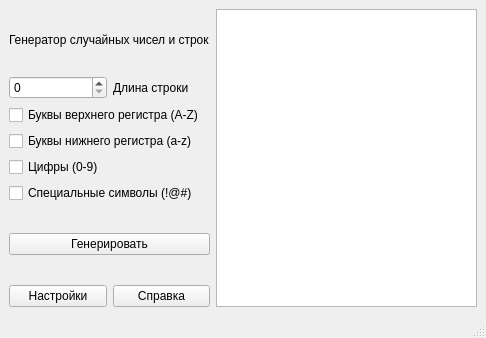
<?xml version="1.0" encoding="UTF-8"?>
<ui version="4.0">
 <class>MainWindow</class>
 <widget class="QMainWindow" name="MainWindow">
  <property name="geometry">
   <rect>
    <x>0</x>
    <y>0</y>
    <width>486</width>
    <height>338</height>
   </rect>
  </property>
  <property name="windowTitle">
   <string>MainWindow</string>
  </property>
  <widget class="QWidget" name="centralwidget">
   <layout class="QHBoxLayout" name="horizontalLayout_3">
    <item>
     <layout class="QVBoxLayout" name="verticalLayout">
      <item>
       <spacer name="verticalSpacer_2">
        <property name="orientation">
         <enum>Qt::Vertical</enum>
        </property>
        <property name="sizeHint" stdset="0">
         <size>
          <width>20</width>
          <height>40</height>
         </size>
        </property>
       </spacer>
      </item>
      <item>
       <widget class="QLabel" name="label">
        <property name="text">
         <string>Генератор случайных чисел и строк</string>
        </property>
       </widget>
      </item>
      <item>
       <spacer name="verticalSpacer_4">
        <property name="orientation">
         <enum>Qt::Vertical</enum>
        </property>
        <property name="sizeHint" stdset="0">
         <size>
          <width>20</width>
          <height>40</height>
         </size>
        </property>
       </spacer>
      </item>
      <item>
       <layout class="QGridLayout" name="gridLayout">
        <item row="2" column="1">
         <widget class="QLabel" name="label_2">
          <property name="text">
           <string>Длина строки</string>
          </property>
         </widget>
        </item>
        <item row="2" column="0">
         <widget class="QSpinBox" name="spinBox"/>
        </item>
        <item row="6" column="0" colspan="2">
         <widget class="QCheckBox" name="checkBox_4">
          <property name="text">
           <string>Специальные символы (!@#)</string>
          </property>
         </widget>
        </item>
        <item row="3" column="0" colspan="2">
         <widget class="QCheckBox" name="checkBox">
          <property name="text">
           <string>Буквы верхнего регистра (A-Z)</string>
          </property>
         </widget>
        </item>
        <item row="4" column="0" colspan="2">
         <widget class="QCheckBox" name="checkBox_2">
          <property name="text">
           <string>Буквы нижнего регистра (a-z)</string>
          </property>
         </widget>
        </item>
        <item row="5" column="0" colspan="2">
         <widget class="QCheckBox" name="checkBox_3">
          <property name="text">
           <string>Цифры (0-9)</string>
          </property>
         </widget>
        </item>
       </layout>
      </item>
      <item>
       <spacer name="verticalSpacer_3">
        <property name="orientation">
         <enum>Qt::Vertical</enum>
        </property>
        <property name="sizeHint" stdset="0">
         <size>
          <width>20</width>
          <height>40</height>
         </size>
        </property>
       </spacer>
      </item>
      <item>
       <widget class="QPushButton" name="gener">
        <property name="text">
         <string>Генерировать</string>
        </property>
       </widget>
      </item>
      <item>
       <spacer name="verticalSpacer">
        <property name="orientation">
         <enum>Qt::Vertical</enum>
        </property>
        <property name="sizeHint" stdset="0">
         <size>
          <width>20</width>
          <height>40</height>
         </size>
        </property>
       </spacer>
      </item>
      <item>
       <layout class="QHBoxLayout" name="horizontalLayout">
        <item>
         <widget class="QPushButton" name="pushButton_3">
          <property name="text">
           <string>Настройки</string>
          </property>
         </widget>
        </item>
        <item>
         <widget class="QPushButton" name="pushButton">
          <property name="text">
           <string>Справка</string>
          </property>
         </widget>
        </item>
       </layout>
      </item>
     </layout>
    </item>
    <item>
     <widget class="QTableWidget" name="tableWidget"/>
    </item>
   </layout>
  </widget>
  <widget class="QMenuBar" name="menubar">
   <property name="geometry">
    <rect>
     <x>0</x>
     <y>0</y>
     <width>486</width>
     <height>18</height>
    </rect>
   </property>
  </widget>
  <widget class="QStatusBar" name="statusbar"/>
 </widget>
 <resources/>
 <connections/>
</ui>
